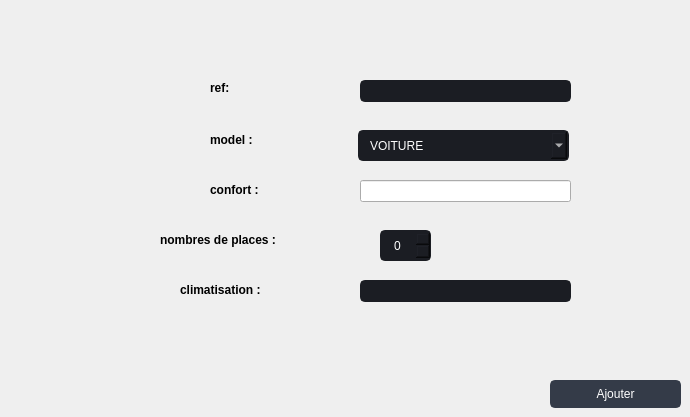
                       <widget class="QWidget" name="tab_8">
                        <attribute name="title">
                         <string>Ajouter moyen</string>
                        </attribute>
                        <widget class="QLineEdit" name="lineEdit_ref">
                         <property name="geometry">
                          <rect>
                           <x>360</x>
                           <y>80</y>
                           <width>211</width>
                           <height>22</height>
                          </rect>
                         </property>
                         <property name="styleSheet">
                          <string notr="true">QLineEdit {
	background-color: rgb(27, 29, 35);
	border-radius: 5px;
	border: 2px solid rgb(27, 29, 35);
	padding-left: 10px;
}
QLineEdit:hover {
	border: 2px solid rgb(64, 71, 88);
}
QLineEdit:focus {
	border: 2px solid rgb(91, 101, 124);
}</string>
                         </property>
                        </widget>
                        <widget class="QPushButton" name="ajouter_3">
                         <property name="geometry">
                          <rect>
                           <x>550</x>
                           <y>380</y>
                           <width>131</width>
                           <height>28</height>
                          </rect>
                         </property>
                         <property name="styleSheet">
                          <string notr="true">QPushButton {
	color: rgb(255, 255, 255);
	border: 2px solid rgb(52, 59, 72);
	font: 9pt &quot;Segoe UI&quot;;
	border-radius: 5px;	
	background-color: rgb(52, 59, 72);
}
QPushButton:hover {
	background-color: rgb(57, 65, 80);
	border: 2px solid rgb(61, 70, 86);
	

	background-position: right center;
    background-repeat: no-repeat;
}
QPushButton:pressed {	
	background-color: rgb(35, 40, 49);
	border: 2px solid rgb(43, 50, 61);
}</string>
                         </property>
                         <property name="text">
                          <string>Ajouter</string>
                         </property>
                        </widget>
                        <widget class="QLabel" name="reference">
                         <property name="geometry">
                          <rect>
                           <x>210</x>
                           <y>130</y>
                           <width>111</width>
                           <height>20</height>
                          </rect>
                         </property>
                         <property name="font">
                          <font>
                           <pointsize>9</pointsize>
                           <weight>75</weight>
                           <bold>true</bold>
                           <underline>false</underline>
                          </font>
                         </property>
                         <property name="text">
                          <string>model :</string>
                         </property>
                        </widget>
                        <widget class="QLabel" name="nom">
                         <property name="geometry">
                          <rect>
                           <x>210</x>
                           <y>80</y>
                           <width>55</width>
                           <height>16</height>
                          </rect>
                         </property>
                         <property name="font">
                          <font>
                           <pointsize>9</pointsize>
                           <weight>75</weight>
                           <bold>true</bold>
                           <underline>false</underline>
                          </font>
                         </property>
                         <property name="text">
                          <string>ref:</string>
                         </property>
                        </widget>
                        <widget class="QLabel" name="quantite">
                         <property name="geometry">
                          <rect>
                           <x>210</x>
                           <y>180</y>
                           <width>81</width>
                           <height>20</height>
                          </rect>
                         </property>
                         <property name="font">
                          <font>
                           <pointsize>9</pointsize>
                           <weight>75</weight>
                           <bold>true</bold>
                           <underline>false</underline>
                          </font>
                         </property>
                         <property name="styleSheet">
                          <string notr="true"/>
                         </property>
                         <property name="text">
                          <string>confort :</string>
                         </property>
                        </widget>
                        <widget class="QLabel" name="quantite_2">
                         <property name="geometry">
                          <rect>
                           <x>160</x>
                           <y>230</y>
                           <width>151</width>
                           <height>20</height>
                          </rect>
                         </property>
                         <property name="font">
                          <font>
                           <pointsize>9</pointsize>
                           <weight>75</weight>
                           <bold>true</bold>
                           <underline>false</underline>
                          </font>
                         </property>
                         <property name="styleSheet">
                          <string notr="true"/>
                         </property>
                         <property name="text">
                          <string>nombres de places :</string>
                         </property>
                        </widget>
                        <widget class="QSpinBox" name="spinBox_np">
                         <property name="geometry">
                          <rect>
                           <x>380</x>
                           <y>230</y>
                           <width>51</width>
                           <height>31</height>
                          </rect>
                         </property>
                         <property name="styleSheet">
                          <string notr="true">QSpinBox{
	background-color: rgb(27, 29, 35);
	border-radius: 5px;
	border: 2px solid rgb(27, 29, 35);
	padding: 5px;
	padding-left: 10px;
	color: rgb(255, 255, 255);
	font: 10pt &quot;Segoe UI&quot;;
}
QSpinBox:hover{
	border: 2px solid rgb(64, 71, 88);
}
QSpinBox QAbstractItemView {
	color: rgb(85, 170, 255);	
	background-color: rgb(27, 29, 35);
	padding: 10px;
	selection-background-color: rgb(39, 44, 54);
}</string>
                         </property>
                        </widget>
                        <widget class="QLabel" name="quantite_3">
                         <property name="geometry">
                          <rect>
                           <x>180</x>
                           <y>280</y>
                           <width>111</width>
                           <height>20</height>
                          </rect>
                         </property>
                         <property name="font">
                          <font>
                           <pointsize>9</pointsize>
                           <weight>75</weight>
                           <bold>true</bold>
                           <underline>false</underline>
                          </font>
                         </property>
                         <property name="styleSheet">
                          <string notr="true"/>
                         </property>
                         <property name="text">
                          <string>climatisation :</string>
                         </property>
                        </widget>
                        <widget class="QLineEdit" name="lineEdi_confort">
                         <property name="geometry">
                          <rect>
                           <x>360</x>
                           <y>180</y>
                           <width>211</width>
                           <height>22</height>
                          </rect>
                         </property>
                         <property name="styleSheet">
                          <string notr="true">QLineEdit {
	background-color: rgb(27, 29, 35);
	border-radius: 5px;
	border: 2px solid rgb(27, 29, 35);
	padding-left: 10px;
}
QLineEdit:hover {
	border: 2px solid rgb(64, 71, 88);
}
QLineEdit:focus {
	border: 2px solid rgb(91, 101, 124);
}background-color: rgb(255, 255, 255);</string>
                         </property>
                        </widget>
                        <widget class="QLineEdit" name="lineEdit_cli">
                         <property name="geometry">
                          <rect>
                           <x>360</x>
                           <y>280</y>
                           <width>211</width>
                           <height>22</height>
                          </rect>
                         </property>
                         <property name="styleSheet">
                          <string notr="true">QLineEdit {
	background-color: rgb(27, 29, 35);
	border-radius: 5px;
	border: 2px solid rgb(27, 29, 35);
	padding-left: 10px;
}
QLineEdit:hover {
	border: 2px solid rgb(64, 71, 88);
}
QLineEdit:focus {
	border: 2px solid rgb(91, 101, 124);
}</string>
                         </property>
                        </widget>
                        <widget class="QComboBox" name="comboBox_5">
                         <property name="geometry">
                          <rect>
                           <x>358</x>
                           <y>130</y>
                           <width>211</width>
                           <height>31</height>
                          </rect>
                         </property>
                         <property name="styleSheet">
                          <string notr="true">QComboBox{
	background-color: rgb(27, 29, 35);
	border-radius: 5px;
	border: 2px solid rgb(27, 29, 35);
	padding: 5px;
	padding-left: 10px;
	color: rgb(255, 255, 255);
	font: 10pt &quot;Segoe UI&quot;;
}
QComboBox:hover{
	border: 2px solid rgb(64, 71, 88);
}
QComboBox QAbstractItemView {
	color: rgb(85, 170, 255);	
	background-color: rgb(27, 29, 35);
	padding: 10px;
	selection-background-color: rgb(39, 44, 54);
}</string>
                         </property>
                         <item>
                          <property name="text">
                           <string>VOITURE</string>
                          </property>
                         </item>
                         <item>
                          <property name="text">
                           <string>BUS</string>
                          </property>
                         </item>
                        </widget>
                       </widget>
